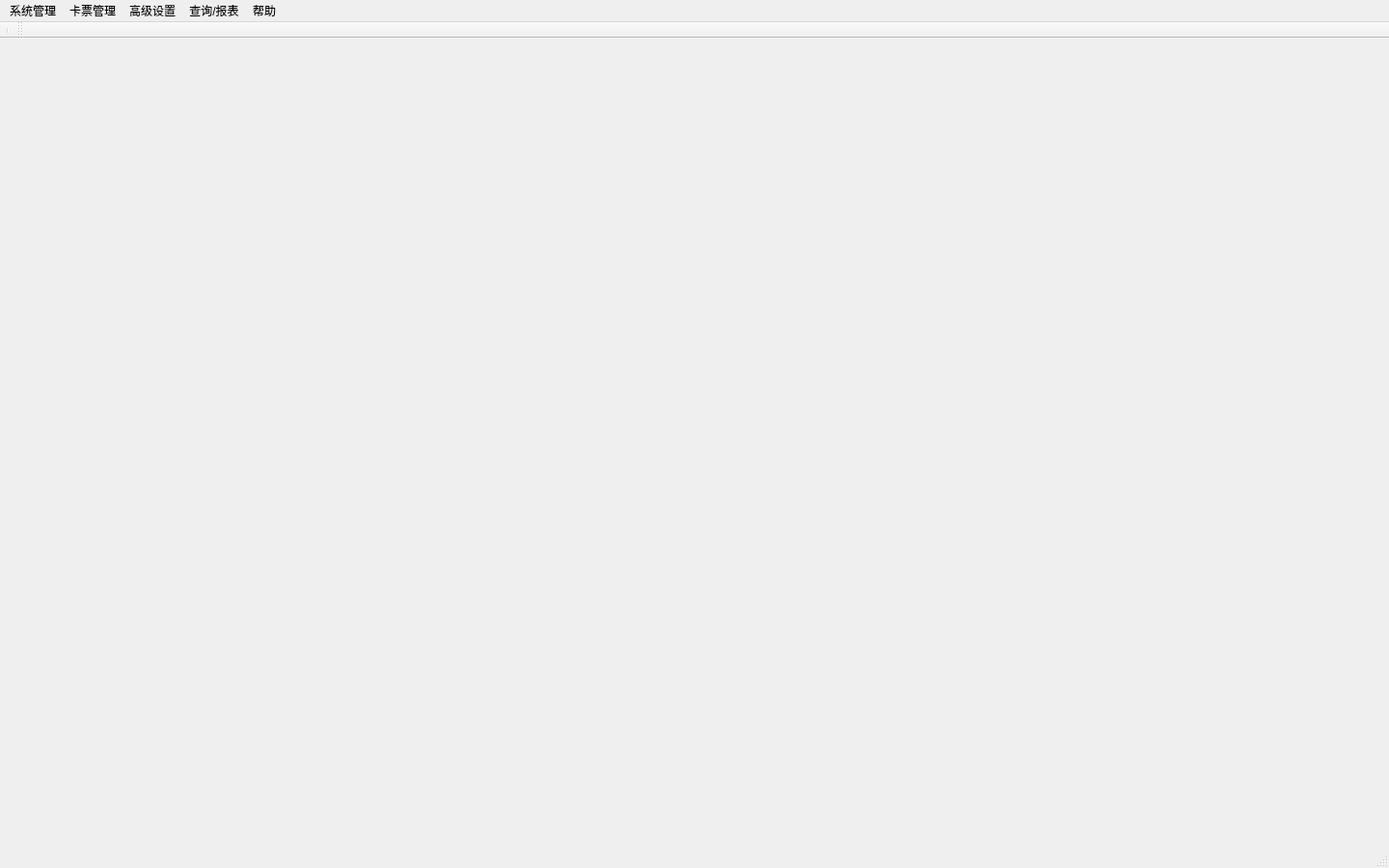
<?xml version="1.0" encoding="UTF-8"?>
<ui version="4.0">
 <class>MainWindow</class>
 <widget class="QMainWindow" name="MainWindow">
  <property name="geometry">
   <rect>
    <x>0</x>
    <y>0</y>
    <width>1440</width>
    <height>900</height>
   </rect>
  </property>
  <property name="sizePolicy">
   <sizepolicy hsizetype="Fixed" vsizetype="Fixed">
    <horstretch>0</horstretch>
    <verstretch>0</verstretch>
   </sizepolicy>
  </property>
  <property name="windowTitle">
   <string>停车场管理系统(PMS)</string>
  </property>
  <property name="styleSheet">
   <string notr="true"/>
  </property>
  <widget class="QWidget" name="centralWidget"/>
  <widget class="QMenuBar" name="menuBar">
   <property name="geometry">
    <rect>
     <x>0</x>
     <y>0</y>
     <width>1440</width>
     <height>19</height>
    </rect>
   </property>
   <widget class="QMenu" name="menuSysMgm">
    <property name="title">
     <string>系统管理</string>
    </property>
    <widget class="QMenu" name="actVideoService">
     <property name="title">
      <string>视频服务</string>
     </property>
     <addaction name="actStartVideo"/>
     <addaction name="actStopVideo"/>
    </widget>
    <widget class="QMenu" name="actPlateService">
     <property name="title">
      <string>车牌识别服务</string>
     </property>
     <addaction name="actStartPlate"/>
     <addaction name="actStopPlate"/>
    </widget>
    <addaction name="actShiftLogout"/>
    <addaction name="actPwdModification"/>
    <addaction name="separator"/>
    <addaction name="actLicense"/>
    <addaction name="actRightMgm"/>
    <addaction name="actTariffSetting"/>
    <addaction name="actSysLog"/>
    <addaction name="actRemoteMgmt"/>
    <addaction name="separator"/>
    <addaction name="actDBMaintenance"/>
    <addaction name="actConnectDb"/>
    <addaction name="actIPC"/>
    <addaction name="separator"/>
    <addaction name="actVideoService"/>
    <addaction name="actPlateService"/>
    <addaction name="separator"/>
    <addaction name="actSysExit"/>
    <addaction name="actRestart"/>
   </widget>
   <widget class="QMenu" name="menuCardTicketsMgm">
    <property name="title">
     <string>卡票管理</string>
    </property>
    <addaction name="actMonthlyCard"/>
    <addaction name="separator"/>
    <addaction name="actValueCard"/>
    <addaction name="separator"/>
    <addaction name="actTimeCard"/>
    <addaction name="separator"/>
    <addaction name="actPublishLEDInfo"/>
   </widget>
   <widget class="QMenu" name="menuAdvSetting">
    <property name="title">
     <string>高级设置</string>
    </property>
    <addaction name="actDeviceConfig"/>
    <addaction name="actSysSetting"/>
    <addaction name="separator"/>
    <addaction name="actSyncTime"/>
    <addaction name="separator"/>
    <addaction name="actBatchSetCardAccess"/>
    <addaction name="actTollDiscountTypeSet"/>
    <addaction name="actBlacklist"/>
    <addaction name="separator"/>
    <addaction name="actSerialPort"/>
    <addaction name="actPlateRecognizationSet"/>
   </widget>
   <widget class="QMenu" name="menuQueryReport">
    <property name="title">
     <string>查询/报表</string>
    </property>
    <addaction name="actAccess2Records"/>
    <addaction name="actReewalRecords"/>
    <addaction name="separator"/>
    <addaction name="actDiscountSummaryReport"/>
    <addaction name="actPrintDaylyReport"/>
    <addaction name="actPrintMonthlyReport"/>
    <addaction name="actPrintYearlyReport"/>
    <addaction name="actHandheldICProcess"/>
    <addaction name="separator"/>
    <addaction name="actStay"/>
   </widget>
   <widget class="QMenu" name="menuHelp">
    <property name="title">
     <string>帮助</string>
    </property>
    <addaction name="actDocment"/>
    <addaction name="separator"/>
    <addaction name="actAbout"/>
   </widget>
   <addaction name="menuSysMgm"/>
   <addaction name="menuCardTicketsMgm"/>
   <addaction name="menuAdvSetting"/>
   <addaction name="menuQueryReport"/>
   <addaction name="menuHelp"/>
  </widget>
  <widget class="QToolBar" name="mainTB">
   <property name="minimumSize">
    <size>
     <width>0</width>
     <height>0</height>
    </size>
   </property>
   <property name="windowTitle">
    <string>主操作</string>
   </property>
   <property name="movable">
    <bool>false</bool>
   </property>
   <property name="toolButtonStyle">
    <enum>Qt::ToolButtonTextUnderIcon</enum>
   </property>
   <property name="floatable">
    <bool>false</bool>
   </property>
   <attribute name="toolBarArea">
    <enum>TopToolBarArea</enum>
   </attribute>
   <attribute name="toolBarBreak">
    <bool>false</bool>
   </attribute>
   <addaction name="separator"/>
  </widget>
  <widget class="QStatusBar" name="statusBar"/>
  <widget class="QToolBar" name="tbTime">
   <property name="windowTitle">
    <string>日期时间</string>
   </property>
   <attribute name="toolBarArea">
    <enum>TopToolBarArea</enum>
   </attribute>
   <attribute name="toolBarBreak">
    <bool>false</bool>
   </attribute>
  </widget>
  <action name="actDeviceConfig">
   <property name="text">
    <string>设备配置</string>
   </property>
  </action>
  <action name="actSysSetting">
   <property name="text">
    <string>系统设置</string>
   </property>
  </action>
  <action name="actBatchSetCardAccess">
   <property name="text">
    <string>批量设置卡片进出权</string>
   </property>
  </action>
  <action name="actTollDiscountTypeSet">
   <property name="text">
    <string>收费折扣种类设置</string>
   </property>
  </action>
  <action name="actShiftLogout">
   <property name="text">
    <string>交接班注销</string>
   </property>
   <property name="font">
    <font/>
   </property>
  </action>
  <action name="actRightMgm">
   <property name="text">
    <string>权限管理</string>
   </property>
  </action>
  <action name="actTariffSetting">
   <property name="text">
    <string>费率设置</string>
   </property>
  </action>
  <action name="actDBMaintenance">
   <property name="text">
    <string>数据库维护</string>
   </property>
  </action>
  <action name="actSysLog">
   <property name="text">
    <string>系统日志</string>
   </property>
  </action>
  <action name="actPwdModification">
   <property name="text">
    <string>修改密码</string>
   </property>
  </action>
  <action name="actSysExit">
   <property name="text">
    <string>退出软件</string>
   </property>
  </action>
  <action name="actMonthlyCard">
   <property name="text">
    <string>月租卡管理</string>
   </property>
  </action>
  <action name="actValueCard">
   <property name="text">
    <string>储值卡管理</string>
   </property>
  </action>
  <action name="actTimeCard">
   <property name="text">
    <string>计时卡管理</string>
   </property>
  </action>
  <action name="actPublishLEDInfo">
   <property name="text">
    <string>发布显示屏信息</string>
   </property>
  </action>
  <action name="actAccess2Records">
   <property name="text">
    <string>出入记录</string>
   </property>
   <property name="visible">
    <bool>true</bool>
   </property>
  </action>
  <action name="actReewalRecords">
   <property name="text">
    <string>续费记录</string>
   </property>
   <property name="visible">
    <bool>true</bool>
   </property>
  </action>
  <action name="actDiscountSummaryReport">
   <property name="enabled">
    <bool>false</bool>
   </property>
   <property name="text">
    <string>折扣汇总报表</string>
   </property>
   <property name="visible">
    <bool>false</bool>
   </property>
  </action>
  <action name="actPrintDaylyReport">
   <property name="enabled">
    <bool>true</bool>
   </property>
   <property name="text">
    <string>打印报表</string>
   </property>
   <property name="visible">
    <bool>true</bool>
   </property>
  </action>
  <action name="actPrintMonthlyReport">
   <property name="enabled">
    <bool>false</bool>
   </property>
   <property name="text">
    <string>打印月报表</string>
   </property>
   <property name="visible">
    <bool>false</bool>
   </property>
  </action>
  <action name="actPrintYearlyReport">
   <property name="enabled">
    <bool>false</bool>
   </property>
   <property name="text">
    <string>打印年报表</string>
   </property>
   <property name="visible">
    <bool>false</bool>
   </property>
  </action>
  <action name="actHandheldICProcess">
   <property name="enabled">
    <bool>false</bool>
   </property>
   <property name="text">
    <string>手持机IC卡处理</string>
   </property>
   <property name="visible">
    <bool>false</bool>
   </property>
  </action>
  <action name="actAbout">
   <property name="text">
    <string>关于</string>
   </property>
  </action>
  <action name="actDocment">
   <property name="text">
    <string>帮助文档</string>
   </property>
   <property name="visible">
    <bool>false</bool>
   </property>
  </action>
  <action name="actBlacklist">
   <property name="text">
    <string>黑名单录入</string>
   </property>
  </action>
  <action name="actSerialPort">
   <property name="text">
    <string>串口设置</string>
   </property>
   <property name="iconText">
    <string>串口设置</string>
   </property>
   <property name="toolTip">
    <string>串口设置 配置与打开</string>
   </property>
  </action>
  <action name="actPlateRecognizationSet">
   <property name="text">
    <string>车牌识别设置</string>
   </property>
  </action>
  <action name="actConnectDb">
   <property name="text">
    <string>连数据库</string>
   </property>
   <property name="visible">
    <bool>false</bool>
   </property>
  </action>
  <action name="actStartVideoOne">
   <property name="text">
    <string>第一路视频</string>
   </property>
  </action>
  <action name="actStartVideoTwo">
   <property name="text">
    <string>第二路视频</string>
   </property>
  </action>
  <action name="actStopVideoOne">
   <property name="text">
    <string>第一路视频</string>
   </property>
  </action>
  <action name="actStopVideoTwo">
   <property name="text">
    <string>第二路视频</string>
   </property>
  </action>
  <action name="actStartPlateOne">
   <property name="text">
    <string>第一路车牌</string>
   </property>
  </action>
  <action name="actStartPlateTwo">
   <property name="text">
    <string>第二路车牌</string>
   </property>
  </action>
  <action name="actStopPlateOne">
   <property name="text">
    <string>第一路车牌</string>
   </property>
  </action>
  <action name="actStopPlateTwo">
   <property name="text">
    <string>第二路车牌</string>
   </property>
  </action>
  <action name="actStartVideo">
   <property name="text">
    <string> 开启视频服务</string>
   </property>
  </action>
  <action name="actStopVideo">
   <property name="text">
    <string> 停止视频服务</string>
   </property>
  </action>
  <action name="actStartPlate">
   <property name="text">
    <string> 启动车牌识别</string>
   </property>
   <property name="visible">
    <bool>false</bool>
   </property>
  </action>
  <action name="actStopPlate">
   <property name="text">
    <string> 停止车牌识别</string>
   </property>
   <property name="visible">
    <bool>false</bool>
   </property>
  </action>
  <action name="actSyncTime">
   <property name="text">
    <string>时间同步</string>
   </property>
  </action>
  <action name="actRestart">
   <property name="text">
    <string>重启软件</string>
   </property>
   <property name="visible">
    <bool>false</bool>
   </property>
  </action>
  <action name="actLicense">
   <property name="enabled">
    <bool>false</bool>
   </property>
   <property name="text">
    <string>服务器导入授权数据</string>
   </property>
   <property name="visible">
    <bool>false</bool>
   </property>
  </action>
  <action name="actStay">
   <property name="text">
    <string>滞留车辆</string>
   </property>
  </action>
  <action name="actRemoteMgmt">
   <property name="text">
    <string>远程管理</string>
   </property>
  </action>
  <action name="actIPC">
   <property name="text">
    <string>连接网络摄像机</string>
   </property>
  </action>
 </widget>
 <layoutdefault spacing="6" margin="11"/>
 <resources/>
 <connections/>
</ui>
